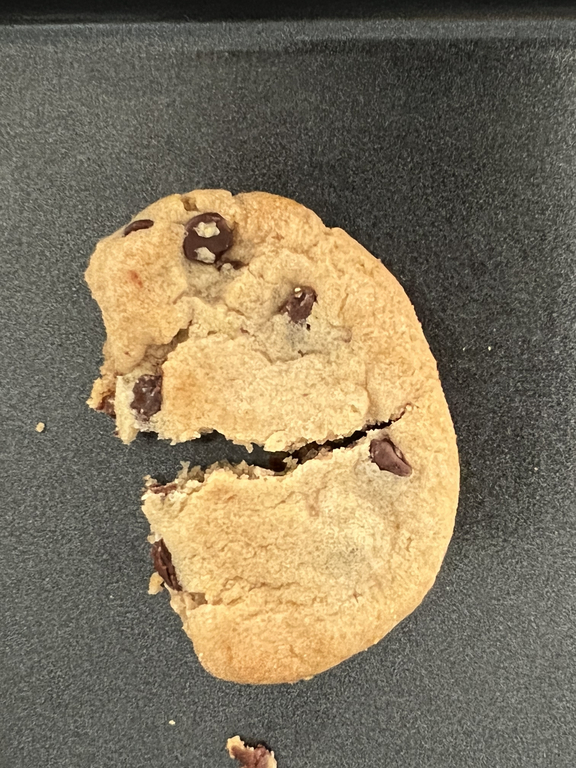
#> input picture datasets/cookie-dataset/test-images/test-anomaly-1.jpg, 576 x 768 px
$ python -i dedupe_frames.py   (imports and definitions only)
#> lines starting #> are read from the running program, lines starting #| are printed output that depends on the picture
#!/usr/bin/env python3
# Copyright Amazon.com, Inc. or its affiliates. All Rights Reserved.
# SPDX-License-Identifier: Apache-2.0

"""
Drop near-duplicate frames from a device capture set before labeling.

A fixed-camera DDA capture session produces runs of frames where nothing
in the scene moved. Those are worthless as training examples -- worse than
worthless, because labeling them costs money and they inflate held-out
metrics when a random split puts copies of one scene on both sides.

Observed on a real blue-plate session: of 17 captured frames, 8 shared a
bounding box to within 2 pixels. The set was really 4-5 distinct scenes.

This tool compares every candidate against all previously kept frames on a
downscaled grayscale signature, and keeps a frame only when it differs from
each of them by more than --threshold mean absolute difference (0-255
scale). Comparing against all kept frames (not just the previous one) also
catches a scene the operator returned to later in the session.

It additionally reports capture-resolution consistency, because a detector
dataset must be shot at ONE resolution and aspect ratio -- the same one
production will run. Mixed aspect ratios mean mixed letterbox geometry,
which is variation that hurts rather than helps.

Usage:
    # Report only: see the distance distribution and pick a threshold
    python3 dedupe_frames.py --images-dir ./captures --report-only

    # Copy the deduped set out
    python3 dedupe_frames.py --images-dir ./captures --out ./deduped

    # Symlink instead of copying (large frames)
    python3 dedupe_frames.py --images-dir ./captures --out ./deduped --link

    # Stricter / looser
    python3 dedupe_frames.py --images-dir ./captures --out ./deduped --threshold 4.0
"""

import argparse
import logging
import os
import shutil
import sys
from collections import Counter
from pathlib import Path

# [1 line not run here, left out]
logger = logging.getLogger(__name__)

IMAGE_EXTENSIONS = {".jpg", ".jpeg", ".png", ".bmp", ".tiff", ".tif"}

#: Signature size. Small enough that lighting flicker and sensor noise wash
#: out, large enough that a plate moving a few centimetres still registers.
SIGNATURE_SIZE = 64

#: Default mean-absolute-difference threshold on the 0-255 signature.
#: Frames closer than this to an already-kept frame are treated as the same
#: scene. 2.0 rejects "operator did not touch anything" runs while keeping
#: genuine small repositionings.
DEFAULT_THRESHOLD = 2.0


# ---------------------------------------------------------------------------
# Image backend (PIL preferred, OpenCV fallback) -- keeps this script usable
# wherever one of the two is already present.
# ---------------------------------------------------------------------------

# [17 lines left out: function _load_backend, not called in this run]


BACKEND = None


def read_size_and_signature(path):
    """Return ((width, height), signature) for one image.

    The signature is a flat float array of length SIGNATURE_SIZE**2 holding
    a downscaled grayscale copy on the 0-255 scale.
    """
    import numpy as np

    if BACKEND == "pil":
        from PIL import Image
        with Image.open(path) as im:
            size = im.size  # (w, h)
            gray = im.convert("L").resize(
                (SIGNATURE_SIZE, SIGNATURE_SIZE), Image.BILINEAR)
            sig = np.asarray(gray, dtype=np.float32).reshape(-1)
        return size, sig

    import cv2
    img = cv2.imread(str(path), cv2.IMREAD_GRAYSCALE)
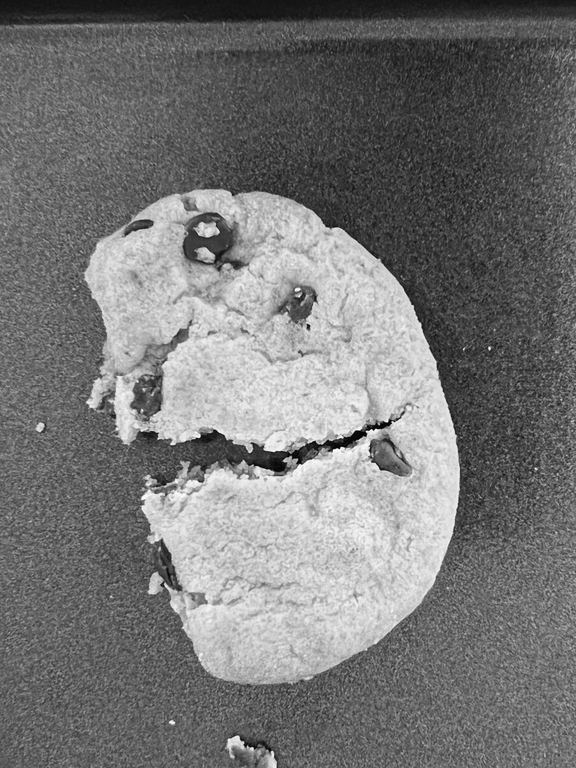
#> img: shape (768, 576); min 0, max 252, mean 118.4
    if img is None:
        raise OSError(f"could not read image: {path}")
    h, w = img.shape[:2]
#> h = 768; w = 576
    small = cv2.resize(img, (SIGNATURE_SIZE, SIGNATURE_SIZE),
                       interpolation=cv2.INTER_AREA)
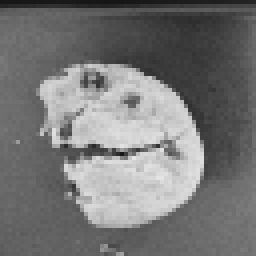
#> small: shape (64, 64) (shown 4 times larger); min 21, max 228, mean 118.4
    return (w, h), small.astype("float32").reshape(-1)


# [171 lines left out: functions find_images, dedupe, report_resolutions, report_distances, main, not called in this run]


# [2 lines not run here, left out]

>>> result = read_size_and_signature('cookie-dataset/test-images/test-anomaly-1.jpg')

$ run again, on datasets/cookie-dataset/test-images/test-anomaly-3.jpg
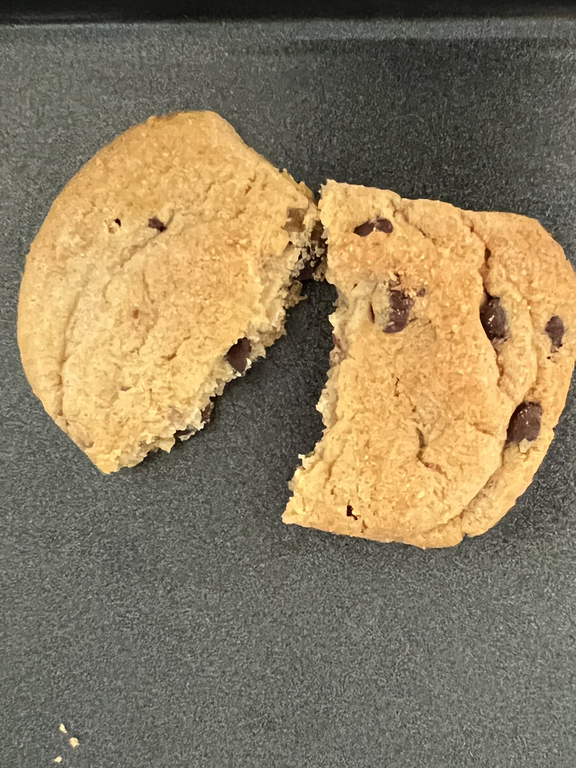
#> input picture datasets/cookie-dataset/test-images/test-anomaly-3.jpg, 576 x 768 px
#> in read_size_and_signature, `img = cv2.imread(str(path), cv2.IMREAD_GRAYSCALE)`:
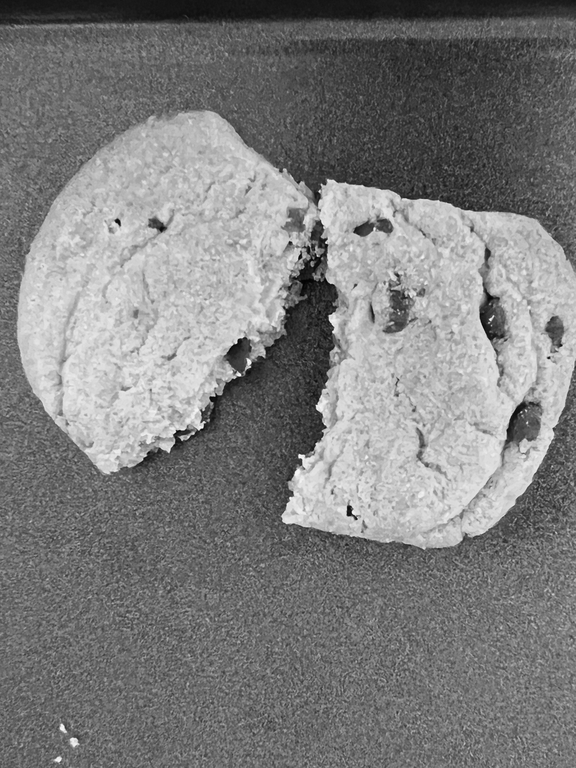
#> img: shape (768, 576); min 3, max 252, mean 126.5
#> in read_size_and_signature, `small = cv2.resize(img, (SIGNATURE_SIZE, SIGNATURE_SIZE), interpolatio..`:
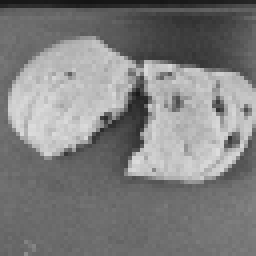
#> small: shape (64, 64) (shown 4 times larger); min 20, max 220, mean 126.5

$ run again, on datasets/cookie-dataset/test-images/test-anomaly-4.jpg
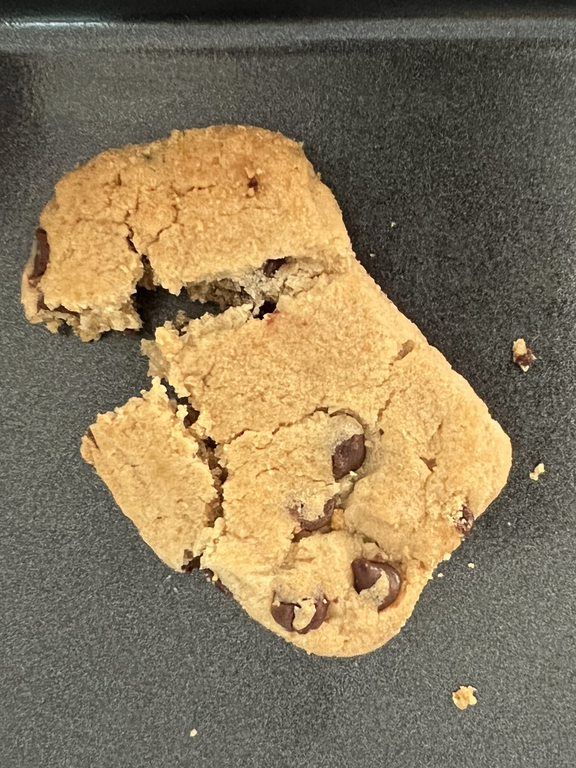
#> input picture datasets/cookie-dataset/test-images/test-anomaly-4.jpg, 576 x 768 px
#> in read_size_and_signature, `img = cv2.imread(str(path), cv2.IMREAD_GRAYSCALE)`:
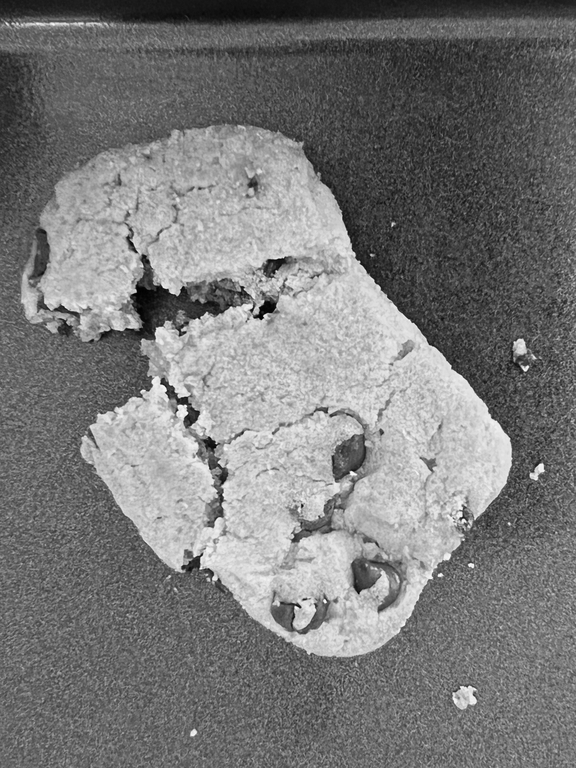
#> img: shape (768, 576); min 1, max 252, mean 121.6
#> in read_size_and_signature, `small = cv2.resize(img, (SIGNATURE_SIZE, SIGNATURE_SIZE), interpolatio..`:
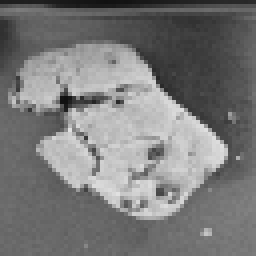
#> small: shape (64, 64) (shown 4 times larger); min 15, max 225, mean 121.6

$ run again, on datasets/cookie-dataset/test-images/test-anomaly-5.jpg
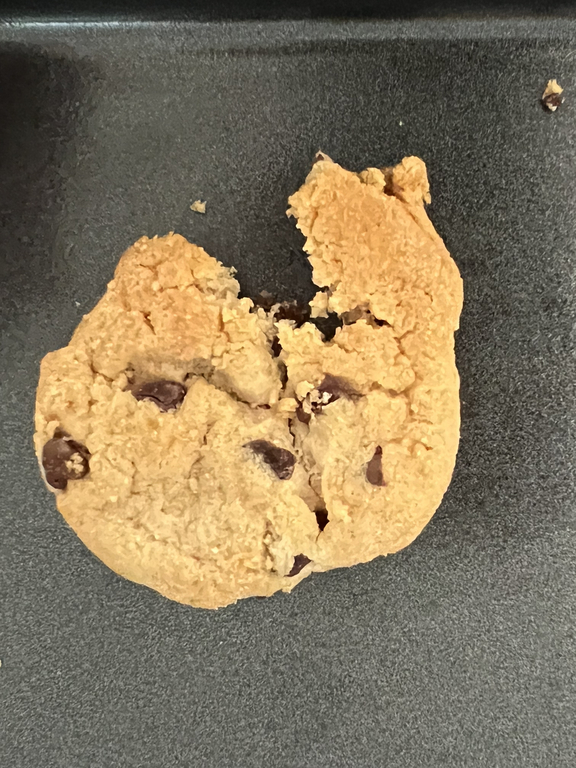
#> input picture datasets/cookie-dataset/test-images/test-anomaly-5.jpg, 576 x 768 px
#> in read_size_and_signature, `img = cv2.imread(str(path), cv2.IMREAD_GRAYSCALE)`:
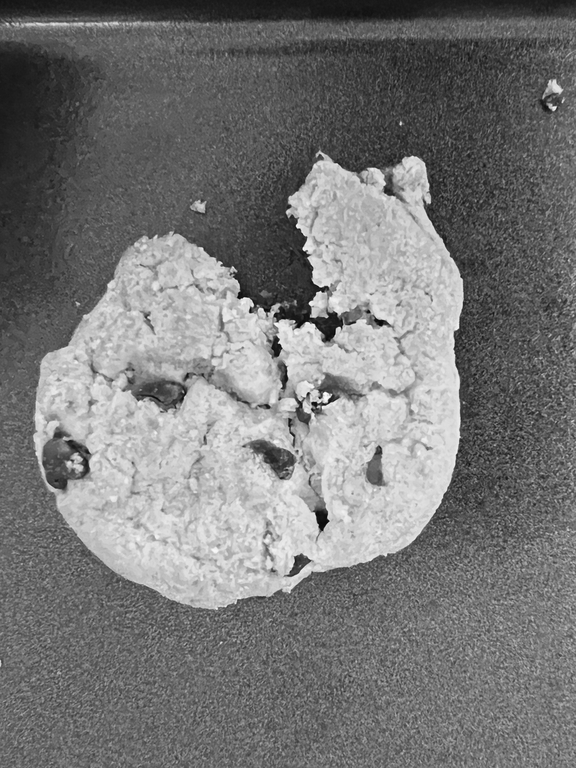
#> img: shape (768, 576); min 4, max 251, mean 119.2
#> in read_size_and_signature, `small = cv2.resize(img, (SIGNATURE_SIZE, SIGNATURE_SIZE), interpolatio..`:
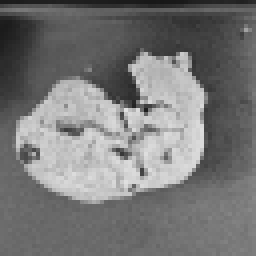
#> small: shape (64, 64) (shown 4 times larger); min 23, max 224, mean 119.2
